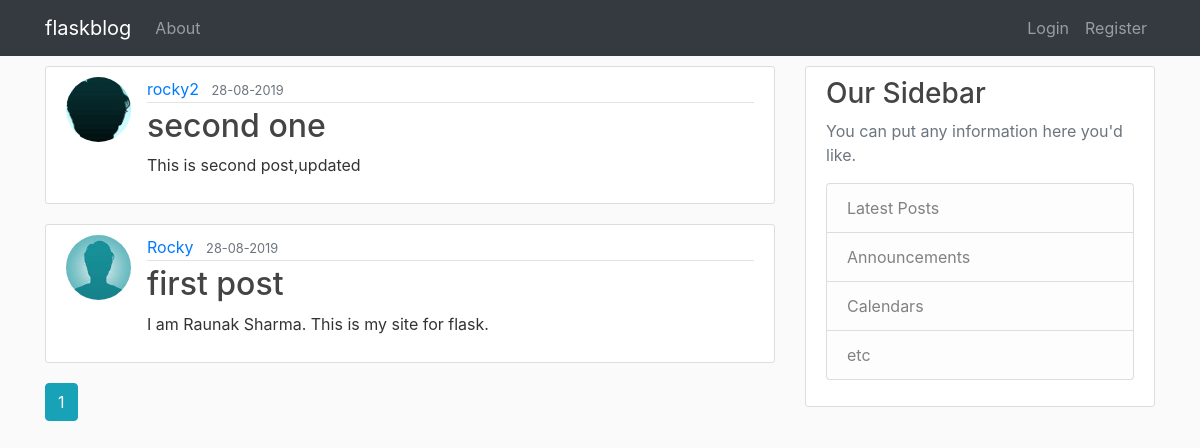
The page / on the database its author committed.
### flaskblog/models.py (models this page shows, shortened)
class Post(db.Model):
    id = db.Column(db.Integer,primary_key = True)
    title= db.Column(db.String(100),nullable = False)
    date_posted = db.Column(db.DateTime,nullable = False,default =datetime.utcnow)
    content= db.Column(db.Text,nullable = False)
    user_id = db.Column(db.Integer,db.ForeignKey('user.id'),nullable=False)

class User(db.Model,UserMixin):
    id = db.Column(db.Integer,primary_key = True)
    username = db.Column(db.String(10),nullable = False,unique = True)
    email = db.Column(db.String(20),nullable = False,unique = True)
    image_file = db.Column(db.String(20),nullable = False,default = 'default.jpg')
    password = db.Column(db.String(60),nullable = False)
    post = db.relationship('Post',backref='author',lazy=True)

### flaskblog/routes.py (the view)
@app.route("/")
def home():
    page = request.args.get('page',1,type = int)
    posts = Post.query.order_by(Post.date_posted.desc()).paginate(page = page,per_page = 5)
    return render_template('home.html',posts = posts)

### flaskblog/templates/home.html
{% extends "layout.html" %}
    {% block content%}
        {% for post in posts.items %}
        <article class="media content-section">
          <img src="{{ url_for('static',filename = 'profile_pics/'+post.author.image_file )}}" alt="" class="rounded-circle article-img">
                <div class="media-body">
                  <div class="article-metadata">
                    <a class="mr-2" href="#">{{ post.author.username }}</a>
                    <small class="text-muted">{{ post.date_posted.strftime('%d-%m-%Y') }}</small>
                  </div>
                  <h2><a class="article-title" href="{{url_for('post',post_id = post.id)}}">{{ post.title }}</a></h2>
                  <p class="article-content">{{ post.content }}</p>
                </div>
        </article>
        {% endfor%}
        {% for page_num in posts.iter_pages(left_edge =1,right_edge = 1,left_current = 1,right_current = 2) %}
          {% if page_num %}
            {% if posts.page == page_num %}
              <a href="{{url_for('home',page = page_num)}}" class="btn btn-info mb-4">{{page_num}}</a>
            {% else %}
            <a href="{{url_for('home',page = page_num)}}" class="btn btn-outline-info mb-4">{{page_num}}</a>
            {% endif%}
        {% else %}
            .....
        {% endif%}
        {% endfor %}
    {% endblock %}

### flaskblog/static/main.css (style rules this page uses)
body { background: #fafafa; color: #333333; }
h1, h2, h3, h4, h5, h6 { color: #444444; }
.content-section { background: #ffffff; padding: 10px 20px; border: 1px solid #dddddd; border-radius: 3px; margin-bottom: 20px; margin-top: 10px; }
.article-title { color: #444444; }
.article-content { white-space: pre-line; }
.article-img { height: 65px; width: 65px; margin-right: 16px; }
.article-metadata { padding-bottom: 1px; margin-bottom: 4px; border-bottom: 1px solid #e3e3e3 }

### rows shown on the page
Post: image_file (placeholder picture), author.username "rocky2", date_posted "28-08-2019", title "second one", content "This is second post,updated"
Post: image_file (picture), author.username "Rocky", date_posted "28-08-2019", title "first post", content "I am Raunak Sharma. This is my site for flask."

### other values the page prints
{{ page_num }} "1"
